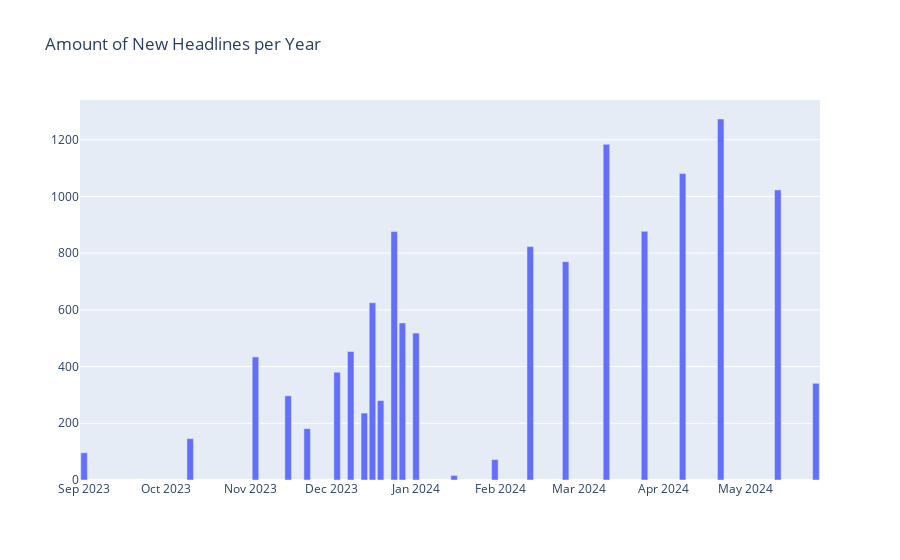
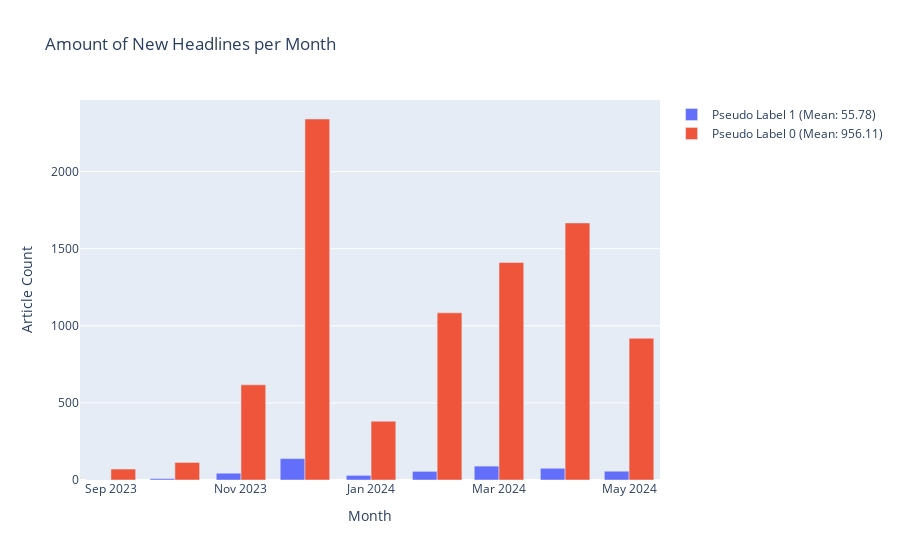
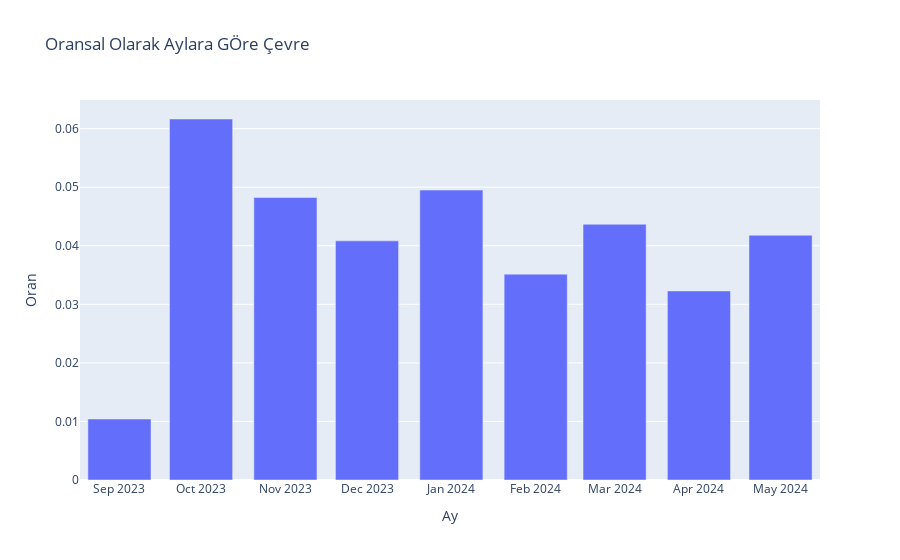

These figures' notebook cell, in order:
### Code cell
import pandas as pd
import plotly.graph_objs as go


df=pd.read_csv('trainedilmis.csv')
df['date'] = df['date'].replace({
    '2022-2023Q2': '2023-10-10',
    '2017': '2023-09-01',
    '11-3-2023':'2023-11-03',
    '11-15-2023':'2023-11-15',
    '11-22-2023':'2023-11-22',
    '12-08-2023':'2023-12-08',
    '12-03-2023':'2023-12-03',
    '12-16-2023':'2023-12-16',
    '01-09-2023':'2023-09-01',
    '12-13-2023':'2023-12-13',
    '12-19-2023':'2023-12-19',
    '12-27-2023':'2023-12-27',
    '12-24-2023':'2023-12-24',
    '05-13-2024':'2024-05-13',
    '05-20-2024':'2024-05-20',
    '05-27-2024':'2024-05-27',
    
})
# Değiştir


yearly_d = df.date.value_counts()
fig = go.Figure()
fig.add_trace(go.Bar(x=yearly_d.index,y=yearly_d.values,name='Article Count'))


fig.update_layout(title='Amount of New Headlines per Year')


fig.show()

df['date'] = pd.to_datetime(df['date'])
monthly_avg = df.resample('M', on='date').size().mean()

fig = go.Figure()
fig.add_trace(go.Bar(x=df.resample('M', on='date').size().index.strftime('%Y-%m'), 
                     y=df.resample('M', on='date').size().values,
                     name='Article Count'))
fig.add_trace(go.Scatter(x=df.resample('M', on='date').size().index.strftime('%Y-%m').unique(), 
                         y=[monthly_avg] * len(df.resample('M', on='date').size().index.strftime('%Y-%m').unique()),
                         mode='lines', name='Monthly Average'))

fig.update_layout(title='Amount of New Headlines per Month',
                  xaxis_title='Month',
                  yaxis_title='Article Count')

fig.show


df_1 = df[df['pseudo_label'] == 1]
df_0 = df[df['pseudo_label'] == 0]


monthly_d_1 = df_1.resample('M', on='date').size()
monthly_d_0 = df_0.resample('M', on='date').size()

monthly_avg_1 = monthly_d_1.mean()
monthly_avg_0 = monthly_d_0.mean()

fig = go.Figure()
fig.add_trace(go.Bar(x=monthly_d_1.index.strftime('%Y-%m'), y=monthly_d_1.values,
                     name='Pseudo Label 1 (Mean: {:.2f})'.format(monthly_avg_1)))
fig.add_trace(go.Bar(x=monthly_d_0.index.strftime('%Y-%m'), y=monthly_d_0.values,
                     name='Pseudo Label 0 (Mean: {:.2f})'.format(monthly_avg_0)))

fig.update_layout(title='Amount of New Headlines per Month',
                  xaxis_title='Month',
                  yaxis_title='Article Count')

fig.show()

df['date'] = pd.to_datetime(df['date'])

df_1 = df[df['pseudo_label'] == 1]

monthly_d_1 = df_1.resample('M', on='date').size()
df = df.resample('M', on='date').size()

monthly_d_ratio = monthly_d_1 / df

fig = go.Figure()
fig.add_trace(go.Bar(x=monthly_d_ratio.index.strftime('%Y-%m'), y=monthly_d_ratio.values,
                     name='Label 1 to Label 0 Ratio'))
fig.update_layout(title='Oransal Olarak Aylara GÖre Çevre',
                  xaxis_title='Ay',
                  yaxis_title='Oran')

fig.show()

### Figure 1 — Plotly figure (JSON) as saved in the notebook; plotly's stock layout.template omitted (floating-point values rounded to 4 significant figures)
{"data": [{"name": "Article Count", "type": "bar", "x": ["2024-04-22", "2024-03-11", "2024-04-08", "2024-05-13", "2024-03-25", "2023-12-24", "2024-02-12", "2024-02-25", "2023-12-16", "2023-12-27", "2024-01-01", "2023-12-08", "2023-11-03", "2023-12-03", "2024-05-27", "2023-11-15", "2023-12-19", "2023-12-13", "2023-11-22", "2023-10-10", "2023-09-01", "2024-01-30", "2024-01-15"], "y": [1273, 1184, 1081, 1023, 877, 876, 823, 770, 625, 554, 518, 453, 434, 380, 341, 297, 280, 236, 181, 146, 96, 72, 16]}], "layout": {"autosize": true, "title": {"text": "Amount of New Headlines per Year"}, "xaxis": {"autorange": true, "range": ["2023-08-30 12:00", "2024-05-28 12:00"], "type": "date"}, "yaxis": {"autorange": true, "range": [0, 1340], "type": "linear"}}}

### Figure 2 — Plotly figure (JSON) as saved in the notebook; plotly's stock layout.template omitted (floating-point values rounded to 4 significant figures)
{"data": [{"name": "Pseudo Label 1 (Mean: 55.78)", "type": "bar", "x": ["2023-09", "2023-10", "2023-11", "2023-12", "2024-01", "2024-02", "2024-03", "2024-04", "2024-05"], "y": [1, 9, 44, 139, 30, 56, 90, 76, 57]}, {"name": "Pseudo Label 0 (Mean: 956.11)", "type": "bar", "x": ["2023-09", "2023-10", "2023-11", "2023-12", "2024-01", "2024-02", "2024-03", "2024-04", "2024-05"], "y": [71, 114, 617, 2341, 381, 1084, 1411, 1667, 919]}], "layout": {"autosize": true, "title": {"text": "Amount of New Headlines per Month"}, "xaxis": {"autorange": true, "range": ["2023-08-17 12:00", "2024-05-15 12:00"], "title": {"text": "Month"}, "type": "date"}, "yaxis": {"autorange": true, "range": [0, 2464.0], "title": {"text": "Article Count"}, "type": "linear"}}}

### Figure 3 — Plotly figure (JSON) as saved in the notebook; plotly's stock layout.template omitted (floating-point values rounded to 4 significant figures)
{"data": [{"name": "Label 1 to Label 0 Ratio", "type": "bar", "x": ["2023-09", "2023-10", "2023-11", "2023-12", "2024-01", "2024-02", "2024-03", "2024-04", "2024-05"], "y": [0.01042, 0.06164, 0.04825, 0.04083, 0.0495, 0.03515, 0.04367, 0.03229, 0.04179]}], "layout": {"autosize": true, "title": {"text": "Oransal Olarak Aylara GÖre Çevre"}, "xaxis": {"autorange": true, "range": ["2023-08-17 12:00", "2024-05-15 12:00"], "title": {"text": "Ay"}, "type": "date"}, "yaxis": {"autorange": true, "range": [0, 0.06489], "title": {"text": "Oran"}, "type": "linear"}}}
